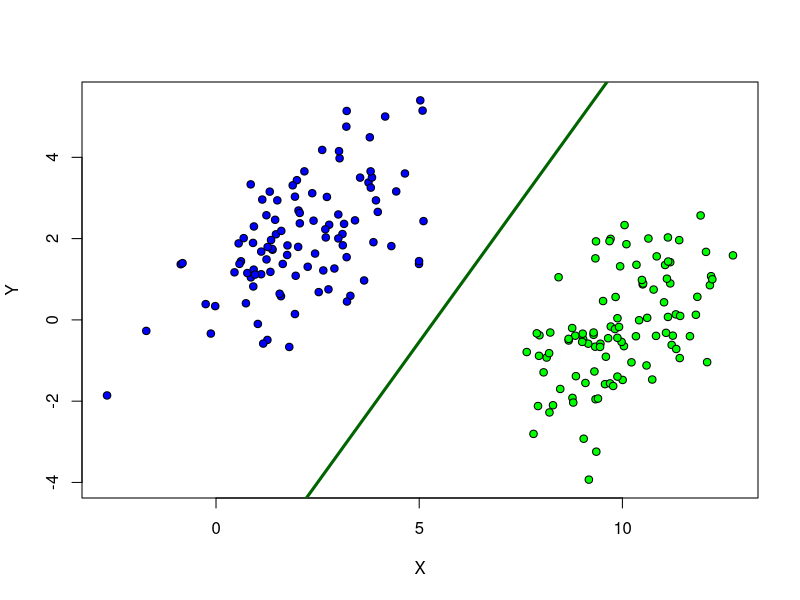

Write R code to recreate this figure.
library(MASS) # Генерация многомерного нормального распределения


# Восстановление центра нормального распределения
estimateMu = function(points) {
  rows = dim(points)[1]
  cols = dim(points)[2]
  mu = matrix(NA, 1, cols)
  for (col in 1:cols) {
    mu[1, col] = mean(points[, col])
  }
  return(mu)
}

# Ковариационная матрица
estimateCovarianceMatrix = function(xy1, mu1, xy2, mu2) {        
  rows1 = dim(xy1)[1]
  rows2 = dim(xy2)[1]
  rows = rows1 + rows2
  cols = dim(xy1)[2]
  sigma = matrix(0, cols, cols)
  
  for (i in 1:rows1){
    a <- c(xy1[i,1],xy1[i,2])
    sigma = sigma + (t(a - mu1) %*% (a - mu1))
  }
  
  for (i in 1:rows2){
    a <- c(xy2[i,1],xy2[i,2])
    sigma = sigma + (t(a - mu2) %*% (a - mu2))
  }
  
  return(sigma / (rows + 2))
}

# Получение коэффициентов для ЛДФ
LDFCoeffs = function(mu1, sigma, mu2) {
  # Уравнение : a*x1 + b*x2 + c = 0
  invSigma = solve(sigma)
  c = log(abs(det(sigma))) - log(abs(det(sigma))) + mu1 %*% invSigma %*% t(mu1) - mu2 %*% invSigma %*% t(mu2);
  beta = invSigma %*% t(mu1) - invSigma %*% t(mu2)
  a = -2 * beta[1, 1]
  b = -2 * beta[2, 1]
  return(c("x" = a, "y" = b, "1" = c))
}


# Функция рисовки
drawPoints = function(xy1, xy2) {
  x = rbind(cbind(xy1, 1), cbind(xy2, 2))
  colors = c("blue", "green")
  plot(x[, 1], x[, 2], pch = 21, bg = colors[x[, 3]], asp = 1, xlab = "X", ylab = "Y")
}

# Генерация тестовых данных
sigma1 <- matrix(c(2,1,1,2),2,2)
sigma2 <- matrix(c(2,1,1,2),2,2)

class1 <- mvrnorm(n=100,c(2,2), sigma1)
class2 <- mvrnorm(n=100,c(10,0), sigma2)


# Рисовка объектов обучающей выборки
drawPoints(class1, class2)

# Оценивание
center1 = estimateMu(class1)
center2 = estimateMu(class2)
covar = estimateCovarianceMatrix(class1, center1, class2, center2)

# Рисовка прямой ЛДФ
coeffs = LDFCoeffs(center1, covar, center2)

x = y = seq(-50, 50, len = 1000)
z = outer(x, y, function(x, y) coeffs["x"] * x + coeffs["y"] *y + coeffs["1"])

contour(x, y, z, levels = 0, drawlabels = FALSE, lwd = 3, col = "darkgreen", add = TRUE)